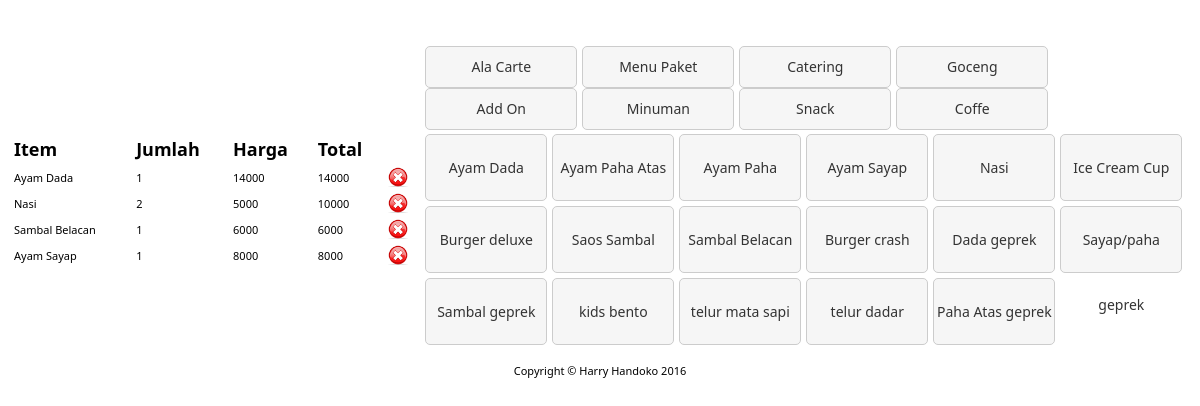
/transaction.php, run on the app's committed database.
### tables this page shows
CREATE TABLE IF NOT EXISTS `menu_category` (
  `ID_CATEGORY` int(11) NOT NULL AUTO_INCREMENT,
  `CATEGORY_NAME` varchar(120) NOT NULL,
  `TRANSLATED_NAME` varchar(120) DEFAULT NULL,
  `VISIBLE` int(1) DEFAULT NULL,
  `SORT_ORDER` int(11) DEFAULT NULL,
  PRIMARY KEY (`ID_CATEGORY`)
);

CREATE TABLE IF NOT EXISTS `ticket_item` (
  `ID` int(11) NOT NULL AUTO_INCREMENT,
  `TERMINAL` varchar(25) DEFAULT NULL,
  `ITEM_ID` int(11) DEFAULT NULL,
  `ITEM_COUNT` int(11) DEFAULT NULL,
  `ITEM_NAME` varchar(120) DEFAULT NULL,
  `CATEGORY_NAME` varchar(120) DEFAULT NULL,
  `ITEM_PRICE` double DEFAULT NULL,
  `DISCOUNT_RATE` double DEFAULT NULL,
  `SUB_TOTAL` double DEFAULT NULL,
  `DISCOUNT` double DEFAULT NULL,
  `TAX_AMOUNT` double DEFAULT NULL,
  `TOTAL_PRICE` double DEFAULT NULL,
  `NO_TRANSACTION` int(11) DEFAULT NULL,
  `SYNC` enum('Y','N') DEFAULT 'N',
  PRIMARY KEY (`ID`)
);

CREATE TABLE IF NOT EXISTS `menu_item` (
  `ID_MENU_ITEM` int(11) NOT NULL AUTO_INCREMENT,
  `MENU_NAME` varchar(120) NOT NULL,
  `TRANSLATED_NAME` varchar(120) DEFAULT NULL,
  `BUY_PRICE` double NOT NULL,
  `PRICE` double NOT NULL,
  `DISCOUNT_RATE` double DEFAULT NULL,
  `VISIBLE` bit(1) DEFAULT NULL,
  `SORT_ORDER` int(11) DEFAULT NULL,
  `IMAGE` text,
  `SHOW_IMAGE_ONLY` int(1) DEFAULT NULL,
  `ID_CATEGORY` int(11) DEFAULT NULL,
  PRIMARY KEY (`ID_MENU_ITEM`)
);

### transaction.php (the view, shortened to what this page needs)
<?php
$id	 = $_GET['id'] ? $_GET['id'] : 1;
$query_cat = "select * from menu_category";
$query_cat = mysql_query($query_cat);
$query_mn = "select * from menu_item where ID_CATEGORY = '$id'";
$query_mn = mysql_query($query_mn);
$query_titem = "select * from ticket_item";
$query_titem = mysql_query($query_titem);
?>
<!DOCTYPE html PUBLIC "-//W3C//DTD XHTML 1.0 Transitional//EN" "http://www.w3.org/TR/xhtml1/DTD/xhtml1-transitional.dtd">
<html xmlns="http://www.w3.org/1999/xhtml">
<head>
</head>
<body>
<div class="">
  <table width="100%" border="0" cellpadding="0" cellspacing="0" style="height:100%;">
    <tr>
      <td width="35%" height="35" style="padding-left:5px;">&nbsp;</td>
      <td width="35%" align="center">&nbsp;</td>
      <td width="35%" align="right"><span class="text_content" style="padding-right:5px;"><span id="date_time"></span>
      </span></td>
    </tr>
    <tr>
      <td colspan="3" valign="top"><table style="width:100%; height:100%;">
        <tr style="width:35%; height:5%;">
          <td width="35%" height="5%"><?php echo "$note" ?></td>
          <td align="center">
		  <?php while($rwcat = mysql_fetch_array($query_cat)){ ?> <?php echo"<a href=\"?mod=trans&id=$rwcat[ID_CATEGORY]\" class=\"menu_category\">$rwcat[CATEGORY_NAME]</a> "; } ?></td>
        </tr>
        <tr style="width:70%; height:95%;">
          <td valign="top">
          <table width="100%" border="0" cellpadding="3" cellspacing="0">
            <tr class="text_content">
              <td>Item</td>
              <td>Jumlah</td>
              <td>Harga</td>
              <td>Total</td>
              <td>&nbsp;</td>
            </tr>
            <?php while($rwitem = mysql_fetch_array($query_titem)){ ?>
            <tr class="text_content_02">
              <td><?php echo"$rwitem[ITEM_NAME]" ?></td>
              <td><?php echo"$rwitem[ITEM_COUNT]" ?></td>
              <td><?php echo"$rwitem[ITEM_PRICE]" ?></td>
              <td><?php echo"$rwitem[TOTAL_PRICE]" ?></td>
              <td><a href="<?php echo"?act=del&id=$id&idm=$rwitem[ID_TICKET_ITEM]" ?>" style="border:0;"><img src="content/images/btn-delete.png" width="20" height="20" /></a></td>
            </tr><?php } ?>
          </table></td>
          <td valign="top">
          <?php while($rwmn = mysql_fetch_array($query_mn)){ ?> <?php echo"<a href=\"?mod=trans&id=$id&act=add&idm=$rwmn[ID_MENU_ITEM]\" class=\"menu_item\">$rwmn[MENU_NAME]</a> "; } ?>
          </td>
        </tr>
      </table></td>
    </tr>
    <tr>
      <td height="35" colspan="3" align="center"><span class="text_content_02">Copyright &copy;  Harry Handoko 2016</span></td>
    </tr>
  </table>
</div>
</body>
</html>

### transaction.php (style rules this page uses)
.text_content { font-family: "Segoe UI", "Segoe UI Semibold"; font-size: 18px; font-weight: bold; }
.text_content_02 { font-family: "Segoe UI", "Segoe UI Semibold"; font-size: 11px; }
.menu_category { float: left; height: 40px; width: 150px; border: 1px solid #CCC; line-height: 40px; margin-right: 5px; background-color: #F6F6F6; text-decoration: none; color: #333; font-family: "Segoe UI"; font-size: 14px; border-radius: 5px; }
.menu_item { float: left; height: 65px; width: 120px; border: 1px solid #CCC; line-height: 65px; margin-right: 5px; background-color: #F6F6F6; text-decoration: none; color: #333; font-family: "Segoe UI"; font-size: 14px; text-align: center; border-radius: 5px; margin-bottom: 5px; }

### data on the page
menu_category: CATEGORY_NAME "Ala Carte"
menu_category: CATEGORY_NAME "Menu Paket"
menu_category: CATEGORY_NAME "Catering"
menu_category: CATEGORY_NAME "Goceng"
menu_category: CATEGORY_NAME "Add On"
menu_category: CATEGORY_NAME "Minuman"
menu_category: CATEGORY_NAME "Snack"
menu_category: CATEGORY_NAME "Coffe"
ticket_item: ITEM_NAME "Ayam Dada", ITEM_COUNT "1", ITEM_PRICE "14000", TOTAL_PRICE "14000"
ticket_item: ITEM_NAME "Nasi", ITEM_COUNT "2", ITEM_PRICE "5000", TOTAL_PRICE "10000"
ticket_item: ITEM_NAME "Sambal Belacan", ITEM_COUNT "1", ITEM_PRICE "6000", TOTAL_PRICE "6000"
ticket_item: ITEM_NAME "Ayam Sayap", ITEM_COUNT "1", ITEM_PRICE "8000", TOTAL_PRICE "8000"
menu_item: MENU_NAME "Ayam Dada"
menu_item: MENU_NAME "Ayam Paha Atas"
menu_item: MENU_NAME "Ayam Paha…"
menu_item: MENU_NAME "Ayam Sayap"
menu_item: MENU_NAME "Nasi"
menu_item: MENU_NAME "Ice Cream Cup"
menu_item: MENU_NAME "Burger deluxe"
menu_item: MENU_NAME "Saos Sambal"
menu_item: MENU_NAME "Sambal Belacan"
menu_item: MENU_NAME "Burger crash"
menu_item: MENU_NAME "Dada geprek"
menu_item: MENU_NAME "Sayap/paha geprek"
menu_item: MENU_NAME "Sambal geprek"
menu_item: MENU_NAME "kids bento"
menu_item: MENU_NAME "telur mata sapi"
menu_item: MENU_NAME "telur dadar"
menu_item: MENU_NAME "Paha Atas geprek"
